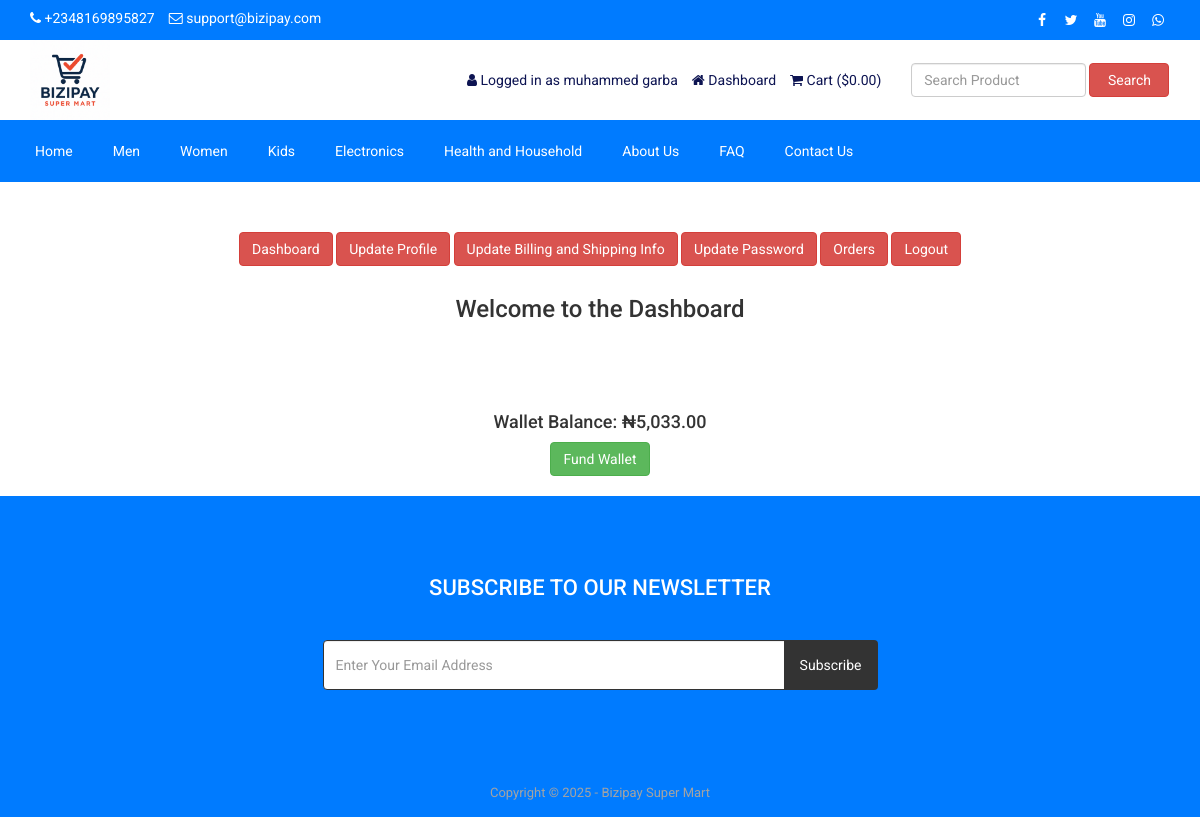
The page /dashboard.php (signed in) on the database as committed earlier.
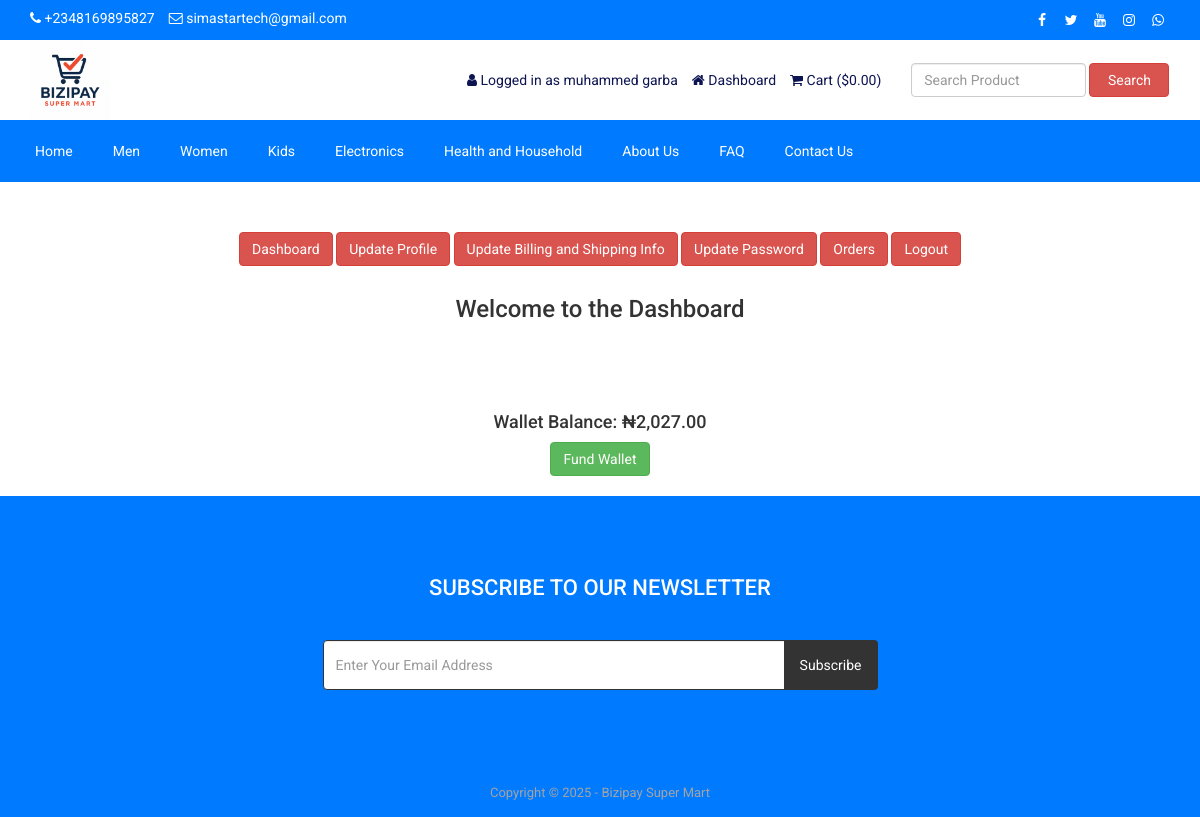
The same page on the database as committed later.
### tables this page shows
CREATE TABLE `tbl_settings` (
  `id` int(11) NOT NULL,
  `logo` varchar(255) NOT NULL,
  `favicon` varchar(255) NOT NULL,
  `footer_about` text NOT NULL,
  `footer_copyright` text NOT NULL,
  `contact_address` text NOT NULL,
  `contact_email` varchar(50) NOT NULL,
  `contact_phone` varchar(14) NOT NULL,
  `contact_fax` varchar(14) NOT NULL,
  `contact_map_iframe` text NOT NULL,
  `receive_email` varchar(50) NOT NULL,
  `receive_email_subject` varchar(200) NOT NULL,
  `receive_email_thank_you_message` text NOT NULL,
  `forget_password_message` text NOT NULL,
  `total_recent_post_footer` int(10) NOT NULL,
  `total_popular_post_footer` int(10) NOT NULL,
  `total_recent_post_sidebar` int(11) NOT NULL,
  `total_popular_post_sidebar` int(11) NOT NULL,
  `total_featured_product_home` int(11) NOT NULL,
  `total_latest_product_home` int(11) NOT NULL,
  `total_popular_product_home` int(11) NOT NULL,
  `meta_title_home` text NOT NULL,
  `meta_keyword_home` text NOT NULL,
  `meta_description_home` text NOT NULL,
  `banner_login` varchar(255) NOT NULL,
  `banner_registration` varchar(200) NOT NULL,
  `banner_forget_password` varchar(200) NOT NULL,
  `banner_reset_password` varchar(200) NOT NULL,
  `banner_search` varchar(200) NOT NULL,
  `banner_cart` varchar(200) NOT NULL,
  `banner_checkout` varchar(200) NOT NULL,
  `banner_product_category` varchar(200) NOT NULL,
  `banner_blog` varchar(200) NOT NULL,
  `cta_title` varchar(200) NOT NULL,
  `cta_content` text NOT NULL,
  `cta_read_more_text` varchar(200) NOT NULL,
  `cta_read_more_url` varchar(200) NOT NULL,
  `cta_photo` varchar(200) NOT NULL,
  `featured_product_title` varchar(200) NOT NULL,
  `featured_product_subtitle` text NOT NULL,
  `latest_product_title` text NOT NULL,
  `latest_product_subtitle` text NOT NULL,
  `popular_product_title` text NOT NULL,
  `popular_product_subtitle` text NOT NULL,
  `testimonial_title` text NOT NULL,
  `testimonial_subtitle` text NOT NULL,
  `testimonial_photo` text NOT NULL,
  `blog_title` text NOT NULL,
  `blog_subtitle` text NOT NULL,
  `newsletter_text` text NOT NULL,
  `paypal_email` varchar(50) NOT NULL,
  `stripe_public_key` varchar(100) NOT NULL,
  `stripe_secret_key` varchar(100) NOT NULL,
  `bank_detail` text NOT NULL,
  `before_head` text NOT NULL,
  `after_body` text NOT NULL,
  `before_body` text NOT NULL,
  `home_service_on_off` int(11) NOT NULL,
  `home_welcome_on_off` int(11) NOT NULL,
  `home_featured_product_on_off` int(11) NOT NULL,
  `home_latest_product_on_off` int(11) NOT NULL,
  `home_popular_product_on_off` int(11) NOT NULL,
  `home_testimonial_on_off` int(11) NOT NULL,
  `home_blog_on_off` int(11) NOT NULL,
  `newsletter_on_off` int(11) NOT NULL,
  `ads_above_welcome_on_off` int(1) NOT NULL,
  `ads_above_featured_product_on_off` int(1) NOT NULL,
  `ads_above_latest_product_on_off` int(1) NOT NULL,
  `ads_above_popular_product_on_off` int(1) NOT NULL,
  `ads_above_testimonial_on_off` int(1) NOT NULL,
  `ads_category_sidebar_on_off` int(1) NOT NULL,
  `referral_amount` decimal(10,0) NOT NULL,
  `paystack_secret_key` varchar(120) NOT NULL DEFAULT '',
  `paystack_public_key` varchar(120) NOT NULL DEFAULT ''
);

CREATE TABLE `tbl_social` (
  `social_id` int(11) NOT NULL,
  `social_name` varchar(30) NOT NULL,
  `social_url` varchar(255) NOT NULL,
  `social_icon` varchar(30) NOT NULL
);

CREATE TABLE `tbl_top_category` (
  `tcat_id` int(11) NOT NULL,
  `tcat_name` varchar(255) NOT NULL,
  `show_on_menu` int(1) NOT NULL
);

CREATE TABLE `tbl_page` (
  `id` int(11) NOT NULL,
  `about_title` varchar(255) NOT NULL,
  `about_content` text NOT NULL,
  `about_banner` varchar(255) NOT NULL,
  `about_meta_title` varchar(255) NOT NULL,
  `about_meta_keyword` text NOT NULL,
  `about_meta_description` text NOT NULL,
  `faq_title` varchar(255) NOT NULL,
  `faq_banner` varchar(255) NOT NULL,
  `faq_meta_title` varchar(255) NOT NULL,
  `faq_meta_keyword` text NOT NULL,
  `faq_meta_description` text NOT NULL,
  `blog_title` varchar(255) NOT NULL,
  `blog_banner` varchar(255) NOT NULL,
  `blog_meta_title` varchar(255) NOT NULL,
  `blog_meta_keyword` text NOT NULL,
  `blog_meta_description` text NOT NULL,
  `contact_title` varchar(255) NOT NULL,
  `contact_banner` varchar(255) NOT NULL,
  `contact_meta_title` varchar(255) NOT NULL,
  `contact_meta_keyword` text NOT NULL,
  `contact_meta_description` text NOT NULL,
  `pgallery_title` varchar(255) NOT NULL,
  `pgallery_banner` varchar(255) NOT NULL,
  `pgallery_meta_title` varchar(255) NOT NULL,
  `pgallery_meta_keyword` text NOT NULL,
  `pgallery_meta_description` text NOT NULL,
  `vgallery_title` varchar(255) NOT NULL,
  `vgallery_banner` varchar(255) NOT NULL,
  `vgallery_meta_title` varchar(255) NOT NULL,
  `vgallery_meta_keyword` text NOT NULL,
  `vgallery_meta_description` text NOT NULL
);

CREATE TABLE `tbl_wallet` (
  `id` int(11) NOT NULL,
  `cust_id` int(11) NOT NULL,
  `balance` decimal(15,2) NOT NULL DEFAULT 0.00,
  `updated_at` datetime DEFAULT current_timestamp() ON UPDATE current_timestamp()
);

### dashboard.php (the view, shortened to what the rows shown need)
<?php require_once('header.php'); ?>
<div class="user-content">
    <div class="wallet-balance text-center" style="margin:20px 0;">
        <?php
        $statement = $pdo->prepare("SELECT balance FROM tbl_wallet WHERE cust_id=?");
        $statement->execute([$_SESSION['customer']['cust_id']]);
        $wallet = $statement->fetch(PDO::FETCH_ASSOC);
        $balance = $wallet ? $wallet['balance'] : 0;
        ?>
        <h4>Wallet Balance: ₦<?php echo number_format($balance,2); ?></h4>
        <a href="wallet-fund.php" class="btn btn-success">Fund Wallet</a>
    </div>
</div>
<?php require_once('footer.php'); ?>

### header.php (shortened to what the rows shown need)
<?php
include("admin/inc/config.php");
$statement = $pdo->prepare("SELECT * FROM tbl_settings WHERE id=1");
$statement->execute();
$result = $statement->fetchAll(PDO::FETCH_ASSOC);
foreach ($result as $row)
{
	$logo = $row['logo'];
	$contact_email = $row['contact_email'];
	$contact_phone = $row['contact_phone'];
}
?>
<!DOCTYPE html>
<html lang="en">
<head>
	<link rel="stylesheet" href="assets/css/bootstrap.min.css">
	<link rel="stylesheet" href="assets/css/font-awesome.min.css">
	<link rel="stylesheet" href="assets/css/owl.carousel.min.css">
	<link rel="stylesheet" href="assets/css/owl.theme.default.min.css">
	<link rel="stylesheet" href="assets/css/jquery.bxslider.min.css">
    <link rel="stylesheet" href="assets/css/magnific-popup.css">
    <link rel="stylesheet" href="assets/css/rating.css">
	<link rel="stylesheet" href="assets/css/spacing.css">
	<link rel="stylesheet" href="assets/css/bootstrap-touch-slider.css">
	<link rel="stylesheet" href="assets/css/animate.min.css">
	<link rel="stylesheet" href="assets/css/tree-menu.css">
	<link rel="stylesheet" href="assets/css/select2.min.css">
	<link rel="stylesheet" href="assets/css/main.css">
	<link rel="stylesheet" href="assets/css/responsive.css">
	<?php
	$statement = $pdo->prepare("SELECT * FROM tbl_page WHERE id=1");
	$statement->execute();
	$result = $statement->fetchAll(PDO::FETCH_ASSOC);
		?>
</head>
<body>
<div class="top bg-blue">
	<div class="container">
		<div class="row">
			<div class="col-md-6 col-sm-6 col-xs-12">
				<div class="left">
					<ul>
						<li><i class="fa fa-phone"></i> <?php echo $contact_phone; ?></li>
						<li><i class="fa fa-envelope-o"></i> <?php echo $contact_email; ?></li>
					</ul>
				</div>
			</div>
			<div class="col-md-6 col-sm-6 col-xs-12">
				<div class="right">
					<ul>
						<?php
						$statement = $pdo->prepare("SELECT * FROM tbl_social");
						$statement->execute();
						$result = $statement->fetchAll(PDO::FETCH_ASSOC);
						foreach ($result as $row) {
							?>
							<?php if($row['social_url'] != ''): ?>
							<li><a href="<?php echo $row['social_url']; ?>"><i class="<?php echo $row['social_icon']; ?>"></i></a></li>
							<?php endif; ?>
							<?php
						}
						?>
					</ul>
				</div>
			</div>
		</div>
	</div>
</div>
<div class="header">
	<div class="container">
		<div class="row inner">
			<div class="col-md-4 logo">
				<a href="index.php"><img src="assets/uploads/<?php echo $logo; ?>" alt="logo image"></a>
			</div>
		</div>
	</div>
</div>
<div class="nav bg-blue">
	<div class="container bg-blue">
		<div class="row">
			<div class="col-md-12 pl_0 pr_0 bg-blue">
				<div class="menu-container bg-blue">
					<div class="menu">
						<ul>
							<?php
							$statement = $pdo->prepare("SELECT * FROM tbl_top_category WHERE show_on_menu=1");
							$statement->execute();
							$result = $statement->fetchAll(PDO::FETCH_ASSOC);
							foreach ($result as $row) {
								?>
								<li><a href="product-category.php?id=<?php echo $row['tcat_id']; ?>&type=top-category"><?php echo $row['tcat_name']; ?></a>
								</li>
								<?php
							}
							?>
							<?php
							$statement = $pdo->prepare("SELECT * FROM tbl_page WHERE id=1");
							$statement->execute();
							$result = $statement->fetchAll(PDO::FETCH_ASSOC);
							foreach ($result as $row) {
								$about_title = $row['about_title'];
								$faq_title = $row['faq_title'];
								$contact_title = $row['contact_title'];
							}
							?>
							<li><a href="about.php"><?php echo $about_title; ?></a></li>
							<li><a href="faq.php"><?php echo $faq_title; ?></a></li>
							<li><a href="contact.php"><?php echo $contact_title; ?></a></li>
						</ul>
					</div>
				</div>
			</div>
		</div>
	</div>
</div>

### footer.php (shortened to what the rows shown need)
<?php
$statement = $pdo->prepare("SELECT * FROM tbl_settings WHERE id=1");
$statement->execute();
$result = $statement->fetchAll(PDO::FETCH_ASSOC);
foreach ($result as $row)
{
	$footer_copyright = $row['footer_copyright'];
    $newsletter_on_off = $row['newsletter_on_off'];
}
?>
<?php if($newsletter_on_off == 1): ?>
<section class="home-newsletter bg-blue">
	<div class="container">
		<div class="row">
			<div class="col-md-6 col-md-offset-3">
				<div class="single">
				<form action="" method="post">
					<h2><?php echo LANG_VALUE_93; ?></h2>
				</div>
			</div>
		</div>
	</div>
</section>
<?php endif; ?>
<div class="footer-bottom bg-blue">
	<div class="container">
		<div class="row">
			<div class="col-md-12 copyright">
				<?php echo $footer_copyright; ?>
			</div>
		</div>
	</div>
</div>
</body>
</html>

Rows that differ between the two databases and show on the page:
changed tbl_settings: contact_email "support@bizipay.com" → "simastartech@gmail.com"
changed tbl_wallet: balance "5,033.00" → "2,027.00"
